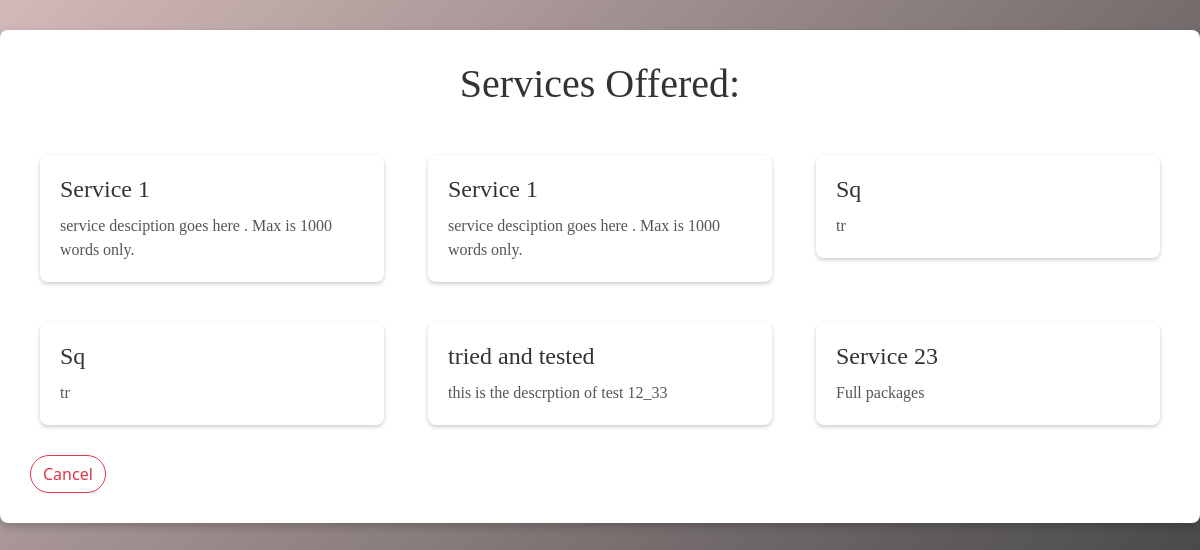
/Service/view_services, run on an earlier commit of the app's database.
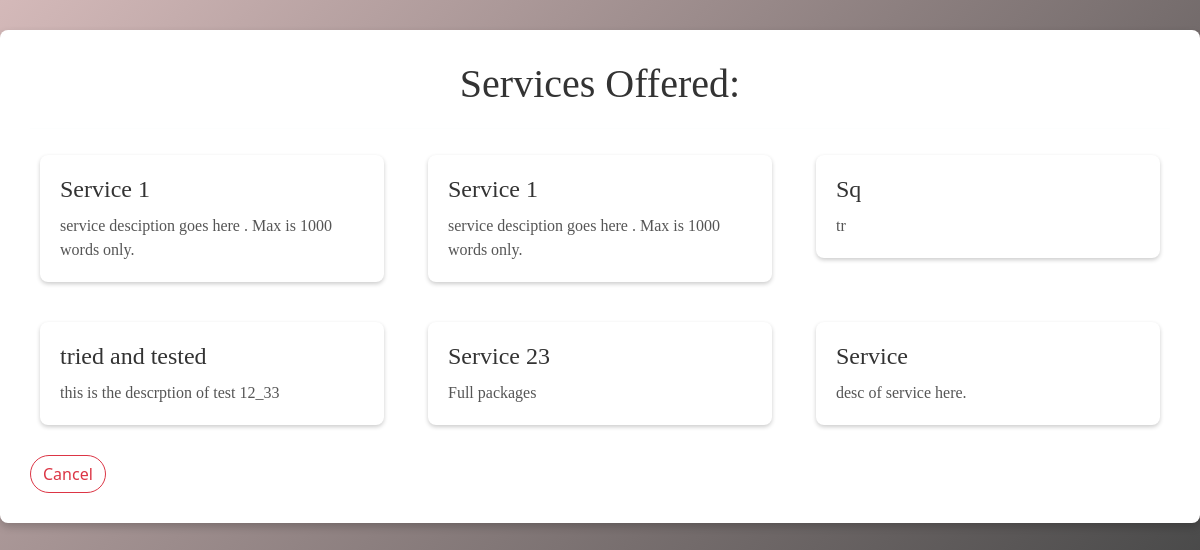
And on a later commit of the database.
### app/quickstart/models.py (models this page shows, shortened)
class Services(models.Model):
    title=models.CharField(max_length=100,null=False)
    description=models.TextField(blank=True, null=False)
    consultant = models.ForeignKey(settings.AUTH_USER_MODEL, on_delete=models.CASCADE, related_name='Services')
    created_at = models.DateTimeField(auto_now_add=True)
    updated_at = models.DateTimeField(auto_now=True)

### app/quickstart/views.py (the view)
# urls.py: path('Service/view_services',view_services,name='view_services'),
def view_services(request):
    services = Services.objects.all()
    return render(request, 'Services/view_services.html', {'services': services})

### app/templates/Services/view_services.html (shortened to what this page needs)
<!DOCTYPE html>
<html lang="en">
<head>
    {% load bootstrap5 %}
    {% load static %}
    {% bootstrap_css %}
</head>
<body>
    <div class="container">
        <h2 style="font-family: 'Times New Roman', Times, serif;">Services Offered:</h2>
        <hr>
        <div class="row">
            {% for service in services %}
                <div class="col-md-4">
                    <div class="card">
                        <div class="card-body">
                            <h5 class="card-title">{{ service.title }}</h5>
                            <p class="card-text">{{ service.description }}</p>
                        </div>
                    </div>
                </div>
            {% endfor %}
        </div>
        <a class="btn btn-outline-danger" href="{% url 'redirect_based_on_role' %}" style="border-radius: 30px;">Cancel</a>
    </div>
</body>
</html>

What changed in the data, as far as the page shows it:
removed Services: title "Sq", description "tr"
added Services: title "Service", description "desc of service here."
